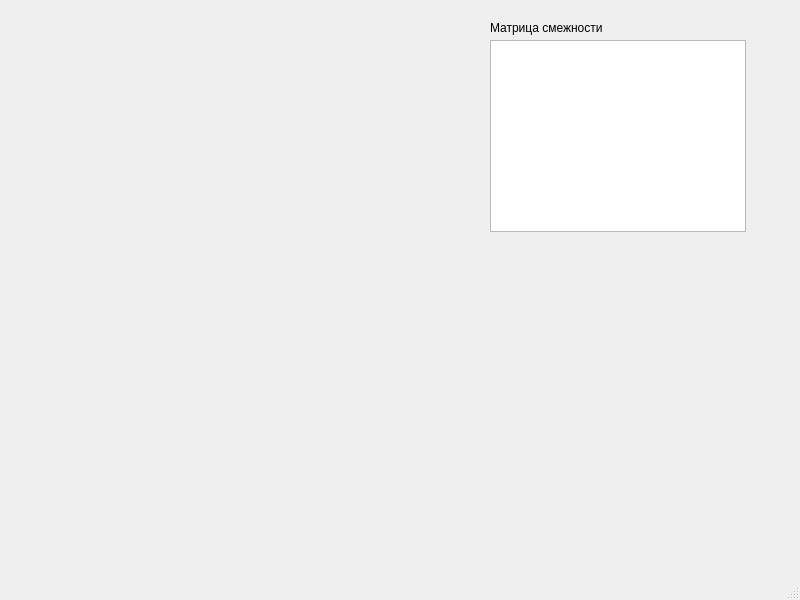
<?xml version="1.0" encoding="UTF-8"?>
<ui version="4.0">
 <class>MainWindow</class>
 <widget class="QMainWindow" name="MainWindow">
  <property name="geometry">
   <rect>
    <x>0</x>
    <y>0</y>
    <width>800</width>
    <height>600</height>
   </rect>
  </property>
  <property name="windowTitle">
   <string>MainWindow</string>
  </property>
  <widget class="QWidget" name="centralwidget">
   <widget class="QTableView" name="tableView">
    <property name="geometry">
     <rect>
      <x>490</x>
      <y>40</y>
      <width>256</width>
      <height>192</height>
     </rect>
    </property>
   </widget>
   <widget class="QLabel" name="label">
    <property name="geometry">
     <rect>
      <x>490</x>
      <y>20</y>
      <width>241</width>
      <height>16</height>
     </rect>
    </property>
    <property name="text">
     <string>Матрица смежности</string>
    </property>
   </widget>
  </widget>
  <widget class="QMenuBar" name="menubar">
   <property name="geometry">
    <rect>
     <x>0</x>
     <y>0</y>
     <width>800</width>
     <height>33</height>
    </rect>
   </property>
  </widget>
  <widget class="QStatusBar" name="statusbar"/>
 </widget>
 <resources/>
 <connections/>
</ui>
